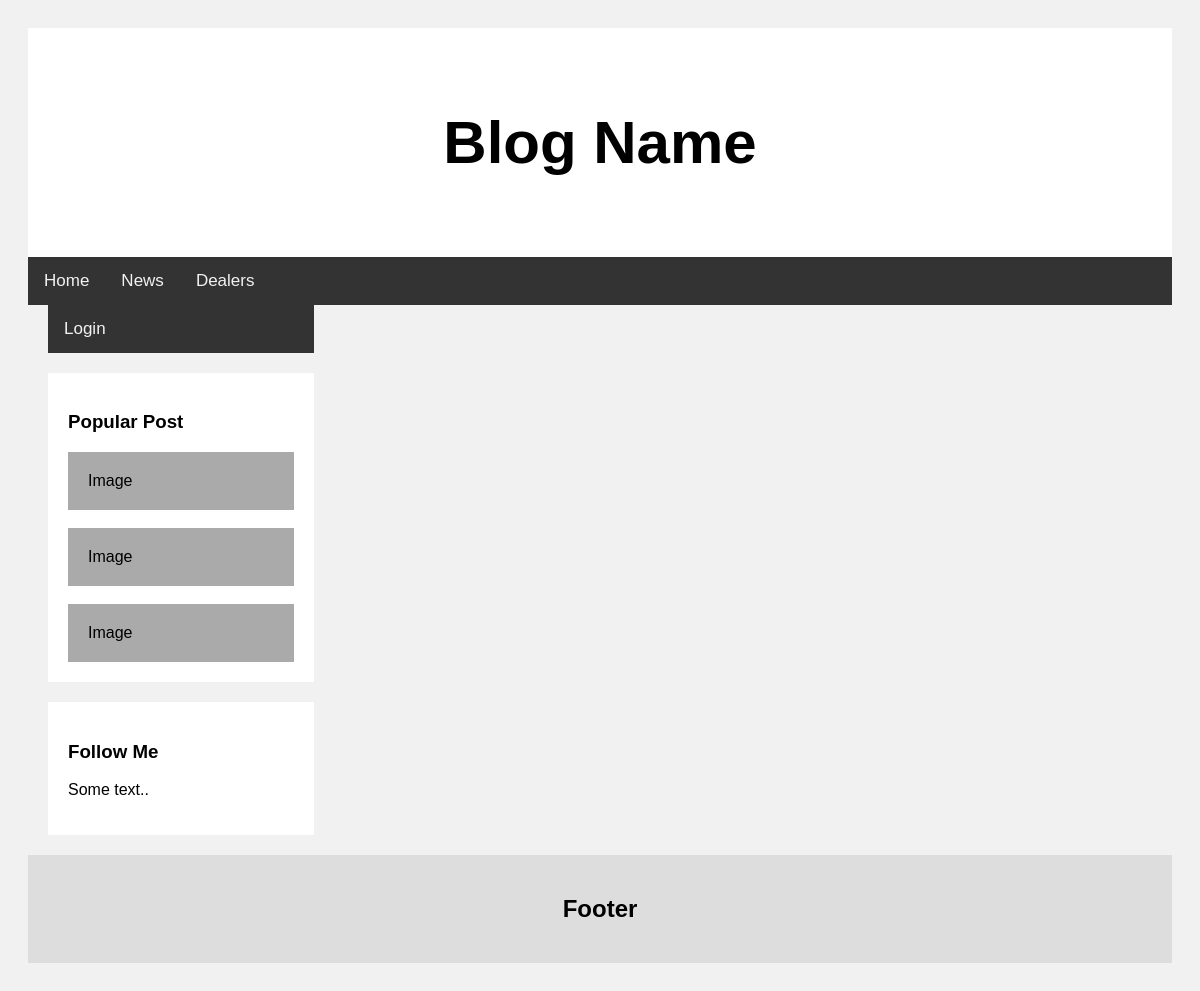
/dealers/aston_martin/, run on an earlier commit of the app's database.
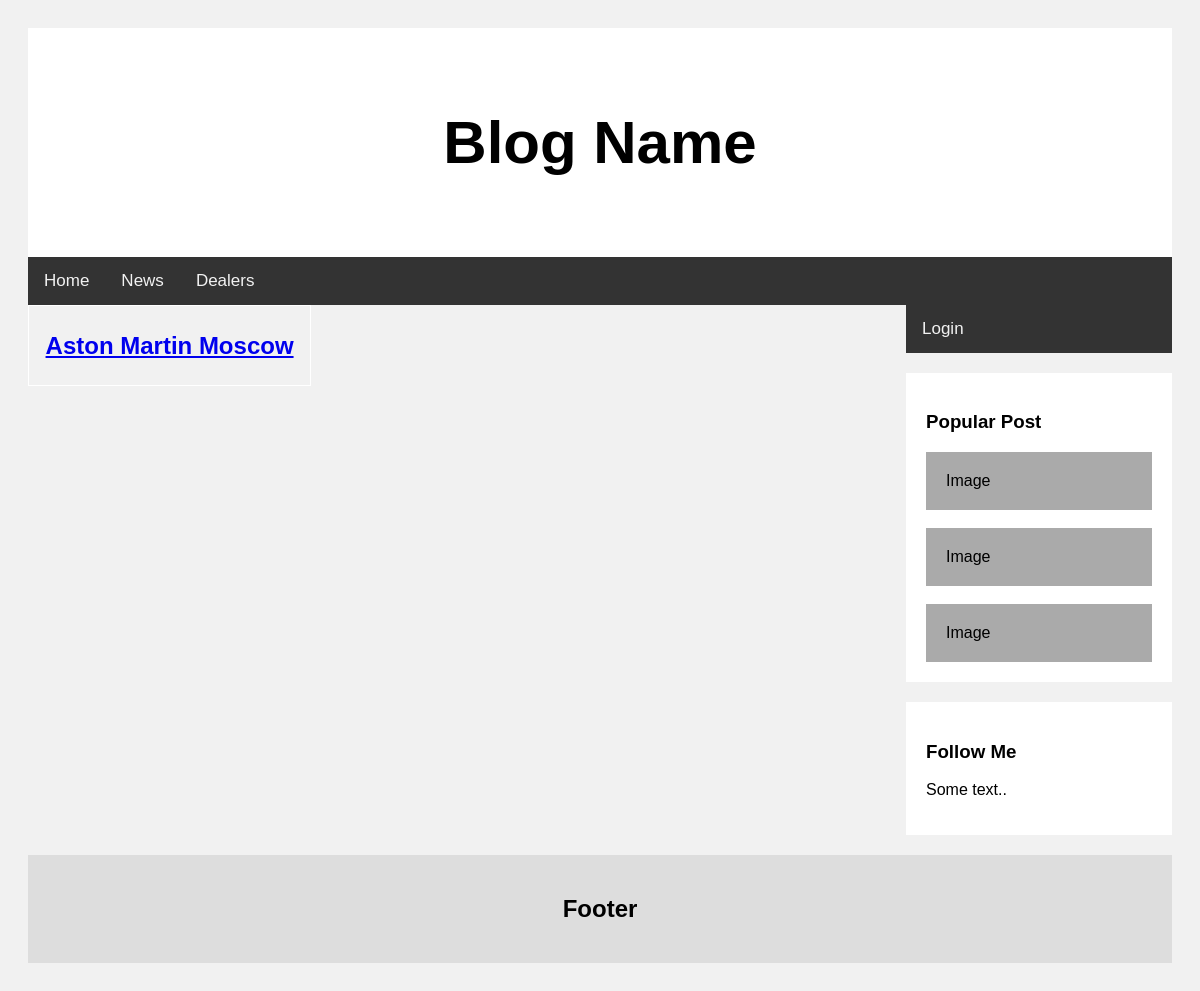
And on a later commit of the database.
### dealers/models.py (models this page shows, shortened)
class Dealer(models.Model):
    company_name = models.CharField(max_length=50, blank=False, verbose_name='Название')
    url = models.URLField(verbose_name='Сайт')
    phone = models.CharField(max_length=50, verbose_name='Номер телефона')
    city = models.CharField(max_length=50, blank=False, verbose_name='Город')
    address = models.CharField(max_length=50, blank=False, verbose_name='Адрес')
    coordinates = models.CharField(max_length=50, blank=False, verbose_name='Координаты в Яндекс.Картах')
    brand = models.ForeignKey(catalog.Brand, on_delete=models.CASCADE, verbose_name='Марка')

### dealers/views.py (the view)
# urls.py: path('<slug:slug>/', views.DealersListView.as_view(), name='dealers_by_brand'),
class DealersListView(ListView):
    model = Dealer
    template_name = 'dealers_list.html'
    def get_context_data(self, *, object_list=None, **kwargs):
        context = super().get_context_data(**kwargs)
        context['dealers_list'] = Dealer.objects.filter(brand__slug=self.kwargs['slug'])
        return context

### dealers/templates/dealers_list.html (shortened to what this page needs)
{% extends 'base.html' %}
{% block content %}
        <div class="grid-container">
            {% for dealer in dealers_list %}
            <div class="grid-item">
                <h2><a href="{{ dealer.pk }}/">{{ dealer.company_name }}</a></h2>
            </div>
            {% endfor %}
        </div>
{% endblock content %}

What changed in the data, as far as the page shows it:
added Dealer: company_name "Aston Martin Moscow"
